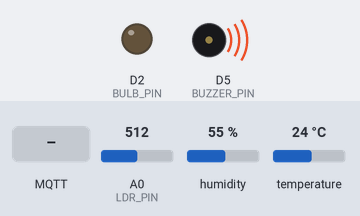
Bench run of a sketch on a simulated ESP8266 (NodeMCU). Shown: output pins drawn as LEDs (lit = HIGH), buzzer (waves = sounding, pin HIGH). The test bench sets the inputs (shaded band); at power-on: A0 (LDR_PIN) = 512, humidity 55 %, temperature 24 °C. WiFi joins after 1.5 s; servers stay silent unless stated; no MQTT or app messages arrive unless stated; what the sketch prints to the serial monitor is not drawn.

Above: at 2.7 s.
2.8 s: MQTT message "ON" arrives on the first subscribed topic
At 4.0 s:
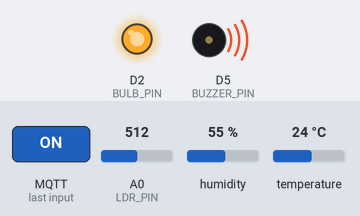
4.3 s: MQTT message "ON" arrives on the second subscribed topic
At 5.4 s:
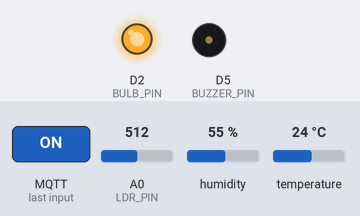
5.8 s: MQTT message "OFF" arrives on the first subscribed topic
At 6.5 s:
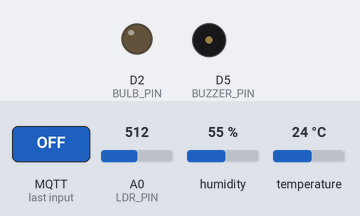
Timing chart, 0 to 8.8 s (numbered marks = the images above; inputs shaded):
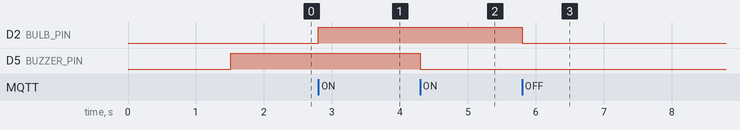

The sketch:

Esp8266.ino
```cpp
#include <ESP8266WiFi.h>
#include <PubSubClient.h>
#include <DHT.h>

// WiFi and MQTT configuration
const char* ssid = "Joy";
const char* password = "1234567890";
const char* mqtt_server = "192.168.48.91";
const int mqtt_port = 1883;

// DHT22 settings
#define DHTPIN D4
#define DHTTYPE DHT22
DHT dht(DHTPIN, DHTTYPE);

// LDR settings
#define LDR_PIN A0

// Bulb and Buzzer settings
#define BULB_PIN D2
#define BUZZER_PIN D5

WiFiClient espClient;
PubSubClient client(espClient);

unsigned long lastSensorReadTime = 0;
const unsigned long sensorInterval = 2000;  // 2 seconds

void setup_wifi() {
  Serial.begin(115200);
  delay(10);
  WiFi.begin(ssid, password);
  while (WiFi.status() != WL_CONNECTED) {
    delay(500);
    Serial.print(".");
  }
  Serial.println("WiFi connected");
}

void callback(char* topic, byte* payload, unsigned int length) {
  String msg;
  for (unsigned int i = 0; i < length; i++) {
    msg += (char)payload[i];
  }

  Serial.print("Message arrived [");
  Serial.print(topic);
  Serial.print("] ");
  Serial.println(msg);

  if (String(topic) == "BulbControl") {
    if (msg == "ON") {
      digitalWrite(BULB_PIN, HIGH);
      Serial.println("Bulb turned ON");
    } else if (msg == "OFF") {
      digitalWrite(BULB_PIN, LOW);
      Serial.println("Bulb turned OFF");
    }
  }

  if (String(topic) == "BuzzerControl") {
    if (msg == "ON") {
      digitalWrite(BUZZER_PIN, LOW);
      Serial.println("Buzzer turned ON");
    } else if (msg == "OFF") {
      digitalWrite(BUZZER_PIN, HIGH);
      Serial.println("Buzzer turned OFF");
    }
  }
}

void reconnect() {
  while (!client.connected()) {
    if (client.connect("ESP8266Client")) {
      client.subscribe("BulbControl");
      client.subscribe("BuzzerControl");
    } else {
      delay(5000);
    }
  }
}

void setup() {
  setup_wifi();
  client.setServer(mqtt_server, mqtt_port);
  client.setCallback(callback);
  dht.begin();

  pinMode(BULB_PIN, OUTPUT);
  digitalWrite(BULB_PIN, LOW);

  pinMode(BUZZER_PIN, OUTPUT);
  digitalWrite(BUZZER_PIN, HIGH);

  Serial.println("Setup complete");
}

void loop() {
  if (!client.connected()) {
    reconnect();
  }
  client.loop();

  unsigned long currentTime = millis();
  if (currentTime - lastSensorReadTime > sensorInterval) {
    lastSensorReadTime = currentTime;

    float humidity = dht.readHumidity();
    float temperature = dht.readTemperature();
    int lightLevel = analogRead(LDR_PIN);

    if (!isnan(humidity) && !isnan(temperature)) {
      String payload = "{\"temperature\":";
      payload += String(temperature);
      payload += ",\"humidity\":";
      payload += String(humidity);
      payload += ",\"light_level\":";
      payload += String(lightLevel);
      payload += "}";

      client.publish("sensor_data", payload.c_str(), true);

      // Display sensor values on Serial Monitor
      Serial.print("Temperature: ");
      Serial.print(temperature);
      Serial.print(" C, Humidity: ");
      Serial.print(humidity);
      Serial.print(" %, Light Level: ");
      Serial.println(lightLevel);
    }
  }
}
```

Measured:
- after the input at 2.8 s, D2 (BULB_PIN): LOW → HIGH at once
- after the input at 4.3 s, D5 (BUZZER_PIN): HIGH → LOW at once
- after the input at 5.8 s, D2 (BULB_PIN): HIGH → LOW at once
